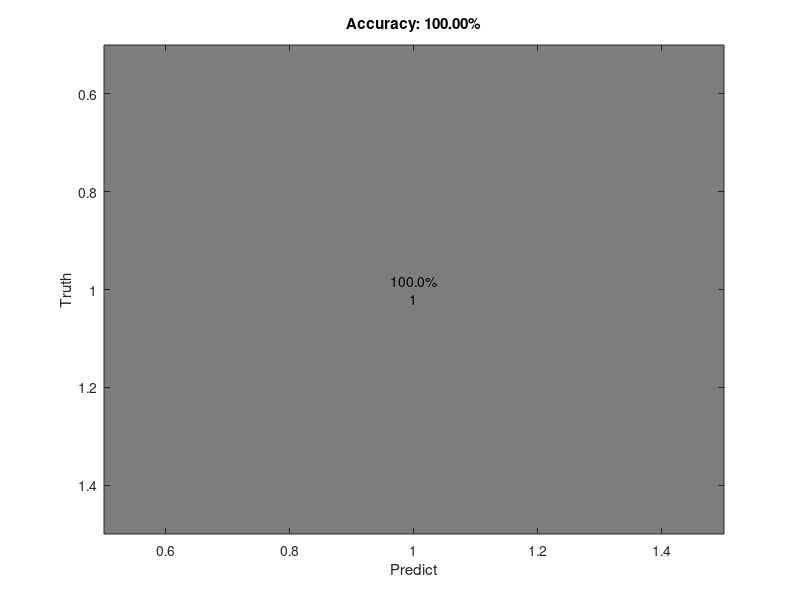

The MATLAB script that drew this image: (Note: this script raises an error after producing the figure.)
function plotConfMat(varargin)
% Edit: Cuong Tran
% Thank for author! Vahe Tshitoyan.
% Visualize Confusion Matrix

switch (nargin)
    case 0
       confmat = 1;
       labels = {'1'};
    case 1
       confmat = varargin{1};
       labels = 1:size(confmat, 1);
    otherwise
       confmat = varargin{1};
       labels = varargin{2};
end
confmat(isnan(confmat))=0; % in case there are NaN elements
numlabels = size(confmat, 1); % number of labels
% calculate the percentage accuracies
confpercent = 100*confmat./repmat(sum(confmat, 1),numlabels,1);
% plotting the colors
imagesc(confpercent);
title(sprintf('Accuracy: %.2f%%', 100*trace(confmat)/sum(confmat(:))));
ylabel('Truth'); xlabel('Predict');
% set the colormap
colormap(flipud(gray));
% Create strings from the matrix values and remove spaces
textStrings = num2str([confpercent(:), confmat(:)], '%.1f%%\n%d\n');
textStrings = strtrim(cellstr(textStrings));
% Create x and y coordinates for the strings and plot them
[x,y] = meshgrid(1:numlabels);
hStrings = text(x(:),y(:),textStrings(:), ...
    'HorizontalAlignment','center');
% Get the middle value of the color range
midValue = mean(get(gca,'CLim'));
% Choose white or black for the text color of the strings so
% they can be easily seen over the background color
textColors = repmat(confpercent(:) > midValue,1,3);
set(hStrings,{'Color'},num2cell(textColors,2));
% Setting the axis labels
set(gca,'XTick',1:numlabels,...
    'XTickLabel',labels,...
    'YTick',1:numlabels,...
    'YTickLabel',labels,...
    'TickLength',[0 0]);
end